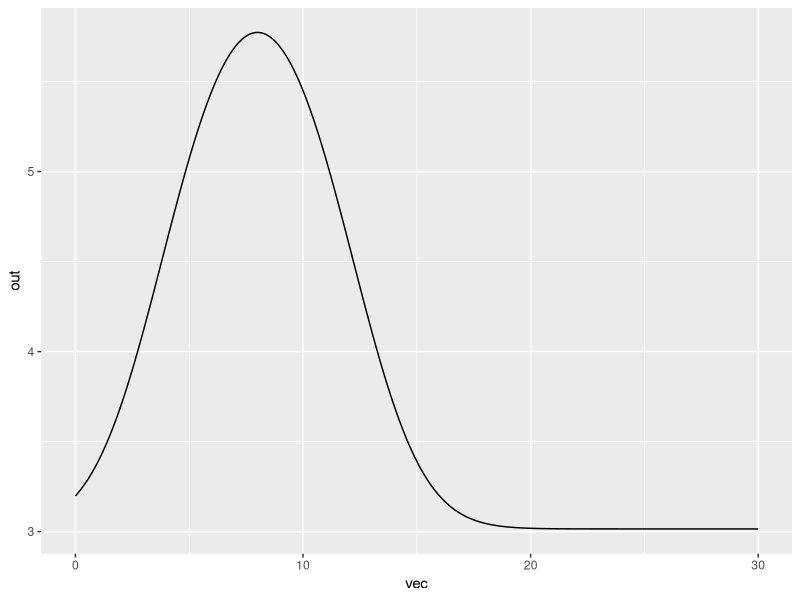

Write R code to recreate this figure.
rm(list=ls())
library(tidyverse)
library(ggplot2)
library(dplyr)
library("ggpubr")
library(viridis)
library(gdata)
library("data.table")
library('numDeriv')

#------------------------FUNCTIONS---------------------------#
# Main functions 
Briere_func <- function(cte, tmin, tmax, temp){
  outp <- temp*cte*(temp - tmin)*(tmax - temp)^(1/2)
  if(outp < 0 | is.na(outp)){
    outp <- 0
  }
  return(outp)
}

Quad_func <- function(cte, tmin, tmax, temp){
  outp <- -cte*(temp - tmin)*(temp - tmax)
  if(outp < 0 | is.na(outp)){
    outp <- 0
  }
  return(outp)
}


#### -------------------------- Albopictus ------------------------- ####
## Thermal responses Aedes Albopictus from Mordecai 2017:
a_f_alb <- function(temp){Briere_func(0.000193,10.25,38.32,temp)} # Biting rate
TFD_f_alb <- function(temp){Briere_func(0.0488,8.02,35.65,temp)} # Fecundity
pEA_f_alb <- function(temp){Quad_func(0.00361,9.04,39.33,temp)} # Survival probability Egg-Adult
MDR_f_alb <- function(temp){Briere_func(0.0000638,8.6,39.66,temp)} # Mosquito Development Rate
lf_f_alb <- function(temp){Quad_func(1.43,13.41,31.51,temp)} # Adult life span



### Incorporating rain and human density:
h_f <- function(hum, rain){
  # Constants: 
  erat = 0.5
  e0 = 1.5
  evar = 0.05
  eopt = 8
  efac = 0.01
  edens = 0.01
  
  
  hatch <- (1-erat)*(((1+e0)*exp(-evar*(rain-eopt)^2))/(exp(-evar*(rain - eopt)^2) + e0)) +
    erat*(edens/(edens + exp(-efac*hum)))
  return(hatch)
}

# R0 function by temperature:
R0_func_alb <- function(rain,hum,Te){
  a <- a_f_alb(Te)
  f <- TFD_f_alb(Te)
  deltaa <- 1/lf_f_alb(Te)
  probla <- pEA_f_alb(Te)
  h <- h_f(hum,rain)
  deltE = 0.1
  R0 <- sqrt(f*(a/deltaa)*probla*(h*(h+deltE)))
  return(R0)
}

# R0 with hacthing rate
vec <- seq(0,30,0.01)
hum_cte <- 2000
te_cte <- 15
out <- sapply(vec,R0_func_alb,hum=hum_cte, Te=te_cte)

df_out <- data.frame(vec, out)
ggplot(df_out) +
  geom_line(aes(vec,out))
